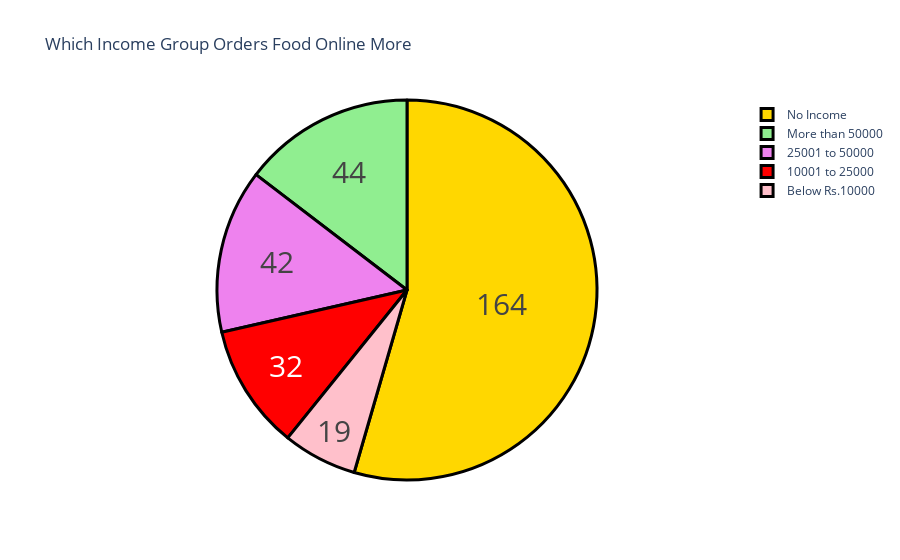

Write notebook code for a chart like this one.
### Code cell
# Creating a pie chart to show the distribution of online food orders based on Income

income = buying_again_data["Monthly Income"].value_counts()
label = income.index
counts = income.values
colors = ['gold','lightgreen','violet','red','pink']

fig = go.Figure(data=[go.Pie(labels=label, values=counts)])
fig.update_layout(title_text='Which Income Group Orders Food Online More')
fig.update_traces(hoverinfo='label+percent', textinfo='value', textfont_size=30,
                  marker=dict(colors=colors, line=dict(color='black', width=3)))
fig.show()

### Figure 1 — Plotly figure (JSON) as saved in the notebook; plotly's stock layout.template omitted (floating-point values rounded to 4 significant figures)
{"data": [{"hoverinfo": "label+percent", "labels": ["No Income", "More than 50000", "25001 to 50000", "10001 to 25000", "Below Rs.10000"], "marker": {"colors": ["gold", "lightgreen", "violet", "red", "pink"], "line": {"color": "black", "width": 3}}, "textfont": {"size": 30}, "textinfo": "value", "type": "pie", "values": [164, 44, 42, 32, 19]}], "layout": {"autosize": true, "title": {"text": "Which Income Group Orders Food Online More"}}}
